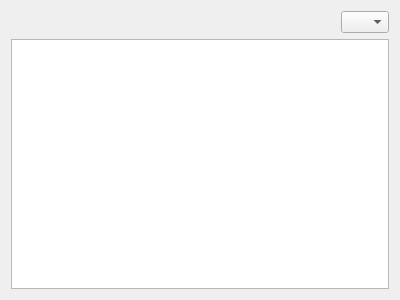
<?xml version="1.0" encoding="UTF-8"?>
<ui version="4.0">
 <class>ZoomableChartWidget</class>
 <widget class="QWidget" name="ZoomableChartWidget">
  <property name="geometry">
   <rect>
    <x>0</x>
    <y>0</y>
    <width>400</width>
    <height>300</height>
   </rect>
  </property>
  <property name="windowTitle">
   <string>Form</string>
  </property>
  <layout class="QGridLayout" name="gridLayout">
   <item row="0" column="1">
    <widget class="QComboBox" name="comboBoxZoomMode">
     <property name="maximumSize">
      <size>
       <width>48</width>
       <height>16777215</height>
      </size>
     </property>
    </widget>
   </item>
   <item row="1" column="0" colspan="2">
    <widget class="ZoomableChartView" name="chartView"/>
   </item>
   <item row="0" column="0">
    <spacer name="horizontalSpacer">
     <property name="orientation">
      <enum>Qt::Horizontal</enum>
     </property>
     <property name="sizeHint" stdset="0">
      <size>
       <width>40</width>
       <height>20</height>
      </size>
     </property>
    </spacer>
   </item>
  </layout>
 </widget>
 <customwidgets>
  <customwidget>
   <class>ZoomableChartView</class>
   <extends>QGraphicsView</extends>
   <header>zoomablechartview.h</header>
  </customwidget>
 </customwidgets>
 <resources/>
 <connections/>
</ui>
